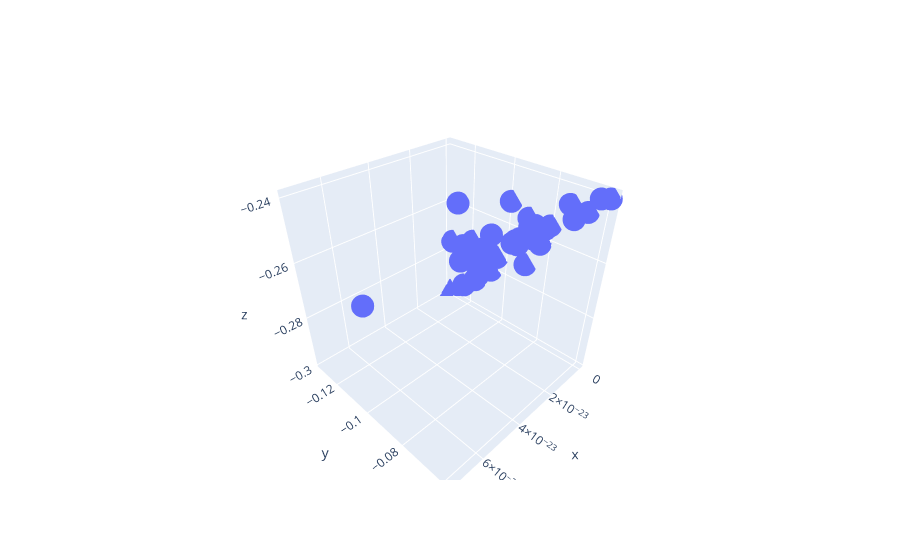

The code cell stored with this chart in its notebook:
### Code cell
objectives = evolver_opt.population.objectives
fig1 = go.Figure(data=go.Scatter3d(x=objectives[:,0],y=objectives[:,1],z=objectives[:,2], mode="markers"))
fig1
